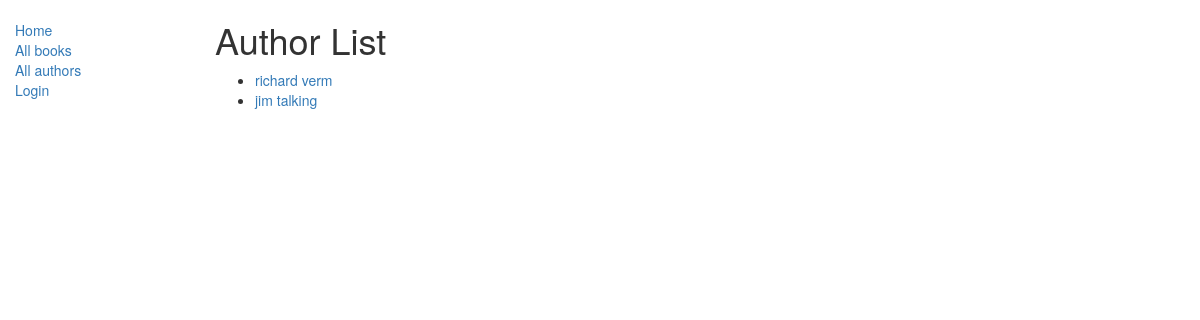
The app's page /catalog/authors/, older data.
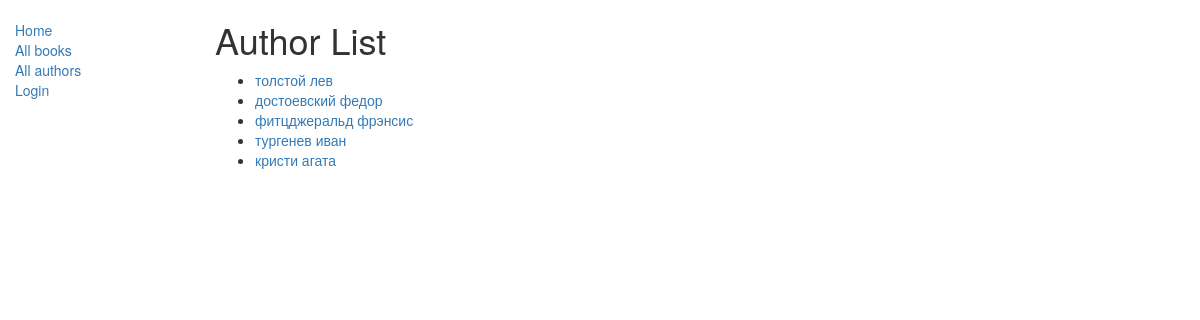
The same page, newer data.
### catalog/models.py (models this page shows, shortened)
class Author(models.Model):
    first_name = models.CharField(max_length=100)
    last_name = models.CharField(max_length=100)
    date_of_birth = models.DateField(null=True, blank=True)
    date_of_death = models.DateField('Died', null=True, blank=True)
    def get_absolute_url(self):
        return reverse('author-detail', args=[str(self.id)])

### catalog/views.py (the view)
# urls.py: path('authors/', views.AuthorListView.as_view(), name='author'),
class AuthorListView(generic.ListView):
    model = Author

### catalog/templates/catalog/author_list.html
{% extends "base_generic.html" %}
{% block content %}
    <h1>Author List</h1>
    {% if author_list %}
    <ul>
      {% for author in author_list %}
      <li>
        <a href="{{ author.get_absolute_url }}">{{ author.first_name }} {{author.last_name}}</a>
      </li>
      {% endfor %}
    </ul>
    {% else %}
      <p>There are no authors in the library.</p>
    {% endif %}
{% endblock %}

### catalog/templates/base_generic.html (shortened to what this page needs)
<!doctype html>
<html lang="en">
  <head>
    <link
      rel="stylesheet"
      href="https://maxcdn.bootstrapcdn.com/bootstrap/3.3.7/css/bootstrap.min.css" />
    {% load static %}
    <link rel="stylesheet" href="{% static 'css/styles.css' %}" />
  </head>
  <body>
    <div class="container-fluid">
      <div class="row">
        <div class="col-sm-2">
          {% block sidebar %}
            <ul class="sidebar-nav">
              <li><a href="{% url 'index' %}">Home</a></li>
              <li><a href="{% url 'books' %}">All books</a></li>
              <li><a href="{% url 'author' %}">All authors</a></li>
              {% if user.is_authenticated %}
              <li>User: {{ user.get_username }}</li>
              <li><a href="{% url 'my-borrowed' %}">My borrowed</a></li>
              <li>
                <form id="logout-form" method="post" action="{% url 'logout' %}">
                    {% csrf_token %}
                    <button type="submit" class="btn btn-link">Logout</button>
                </form>
              </li>
              {% else %}
              <li><a href="{% url 'login' %}?next={{ request.path }}">Login</a></li>
              {% endif %}
            </ul>
          {% endblock %}
        </div>
        <div class="col-sm-10 ">{% block content %}{% endblock %}
        </div>
      </div>
    </div>
  </body>
</html>

### catalog/static/css/styles.css (style rules this page uses)
.sidebar-nav { margin-top: 20px; padding: 0; list-style: none; }

Row changes from the older to the newer data that the page shows:
removed Author: first_name "richard", last_name "verm"
removed Author: first_name "jim", last_name "talking"
added Author: first_name "толстой", last_name "лев"
added Author: first_name "достоевский", last_name "федор"
added Author: first_name "фитцджеральд", last_name "фрэнсис"
added Author: first_name "тургенев", last_name "иван"
added Author: first_name "кристи", last_name "агата"
